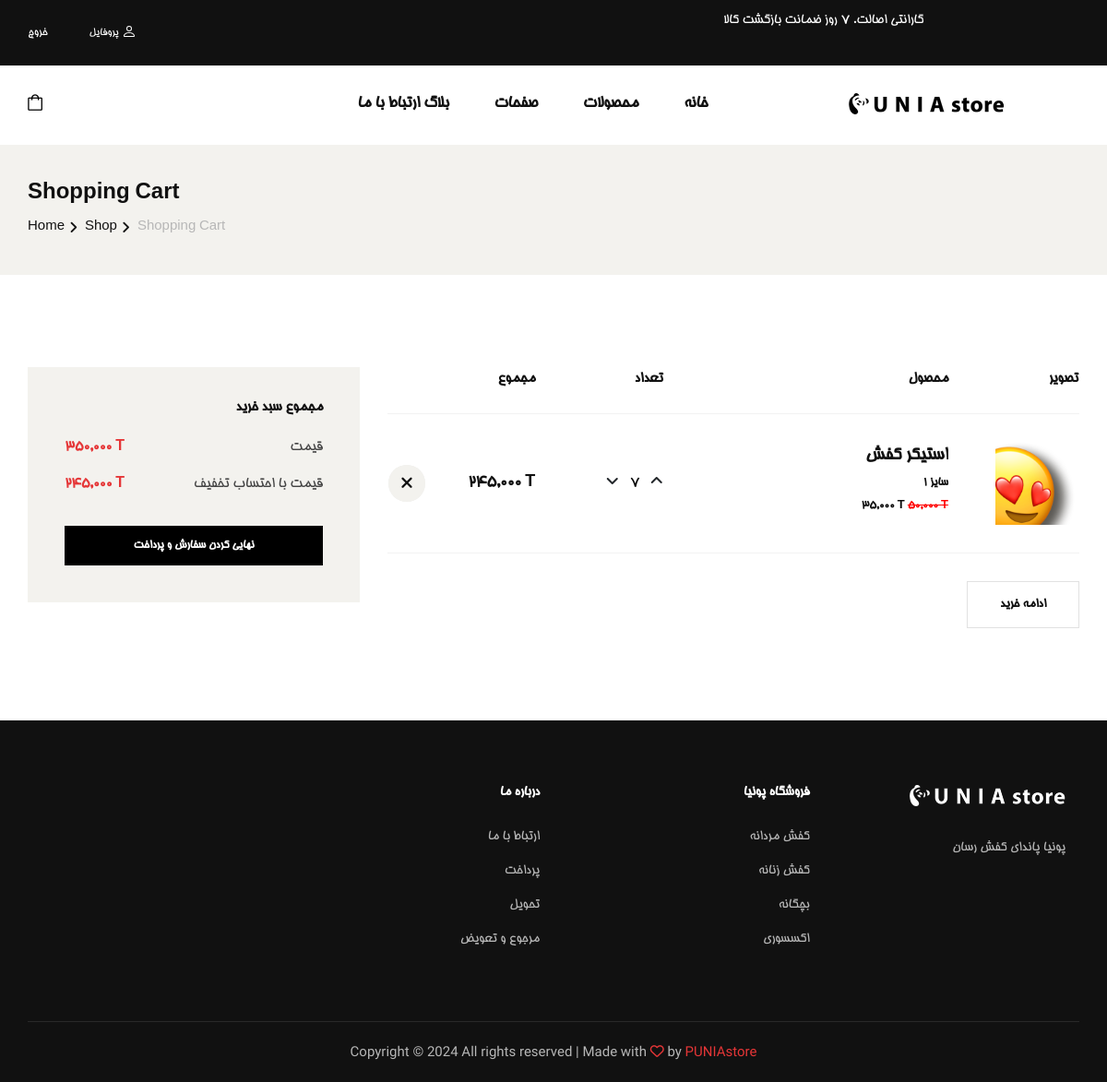
The page /shoppingcart (signed in) on the database as committed earlier.
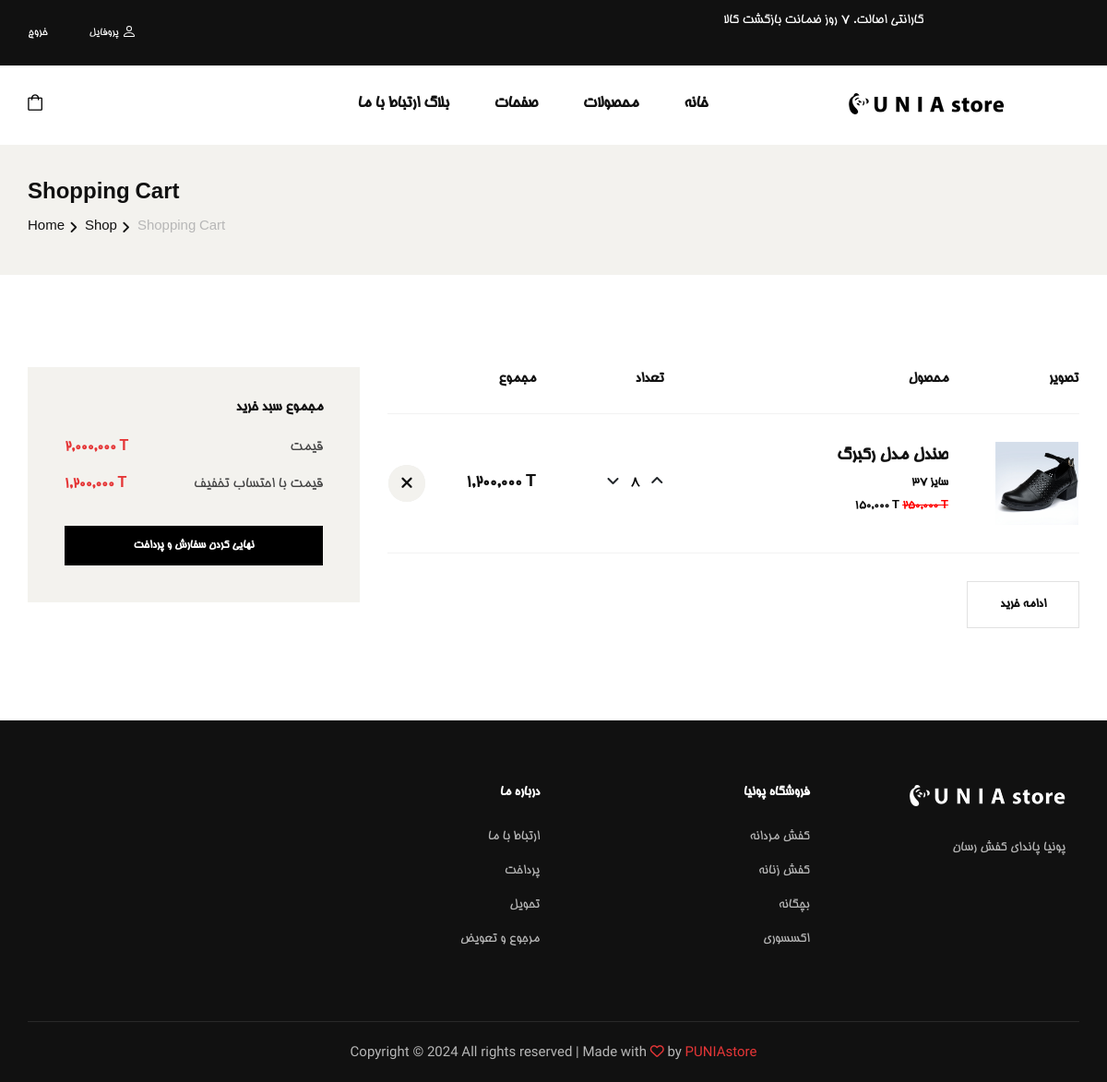
The same page on the database as committed later.
### shop/models.py (models this page shows, shortened)
class CartItem(models.Model):
    shopCart = models.ForeignKey(ShopCart, on_delete=models.CASCADE)
    variantProduct = models.ForeignKey(
        VariantProduct, on_delete=models.CASCADE, null=True, blank=True)
    quantity = models.IntegerField(default=0, blank=True, null=True)
    createDate = models.DateField(null=True)

class VariantProduct(models.Model):
    product = models.ForeignKey(Product, on_delete=models.CASCADE)
    quantity = models.IntegerField(default=0)
    dkpc = models.CharField(unique=True, max_length=12, null=True, blank=True)
    size = models.IntegerField()
    mainPrice = models.IntegerField()
    discountPrice = models.IntegerField(null=True, blank=True)

class Product(models.Model):
    name = models.CharField(max_length=50)
    desciption = models.TextField(max_length=300, null=True, blank=True)
    category = models.ManyToManyField(Category)
    dkp = models.CharField(unique=True, max_length=12, null=True, blank=True)
    createDate = models.DateField(null=True)
    averageRating = models.FloatField(null=True, blank=True , default=0.0)
    ratingCount = models.IntegerField(null=True, blank=True , default=0)
    cover = models.ImageField(
        upload_to='images/', default=None, blank=True, null=True)

### shop/views.py (the view)
# urls.py: path('shoppingcart', views.shoppingcart, name='shoppingcart'),
def shoppingcart(request):
    shopcart = ShopCart.objects.get(user=request.user)
    cartitems = CartItem.objects.filter(shopCart=shopcart)
    totalmain = 0
    totaldiscount = 0
    for item in cartitems:
        totalmain = totalmain+(item.variantProduct.mainPrice*item.quantity)
        totaldiscount = totaldiscount + \
            (item.variantProduct.discountPrice*item.quantity)
    context = {'cartitems': cartitems, 'totalmain': totalmain,
               'totaldiscount': totaldiscount}
    return render(request, 'shop/shoppingcart.html', context)

### shop/templates/shop/shoppingcart.html (shortened to what this page needs)
{% extends 'base.html' %}
{%load mathfilters %}
{% load humanize %}
{% block content %}
<section class="breadcrumb-option">
    <div class="container">
        <div class="row">
            <div class="col-lg-12">
                <div class="breadcrumb__text">
                    <h4>Shopping Cart</h4>
                    <div class="breadcrumb__links">
                        <a href={%url 'home' %}>Home</a>
                        <a href={%url 'shop' %}>Shop</a>
                        <span>Shopping Cart</span>
                    </div>
                </div>
            </div>
        </div>
    </div>
</section>
<section class="shopping-cart spad" style="direction:rtl;text-align: right;">
    <div class="container">
        <div class="row">
            <div class="col-lg-8">
                <div class="shopping__cart__table">
                    <table>
                        <thead>
                            <tr>
                                <th>تصویر</th>
                                <th>محصول</th>
                                <th>تعداد</th>
                                <th>مجموع</th>
                                <th></th>
                            </tr>
                        </thead>
                        <tbody>
                            {%for item in cartitems%}
                            <tr>
                                <td calss="product__cart__item" style="padding-left: 50px;" >
                                    <div class="product__cart__item__pic" style="  height: 90px;width: 90px;">
                                        <img src={{item.variantProduct.product.cover.url}} alt="">
                                    </div>
                                </td>
                                <td class="product__cart__item">
                                    <div class="product__cart__item__text">
                                        <h6>{{item.variantProduct.product.name}}</h6>
                                        <h5 style="pad">سایز {{item.variantProduct.size}}</h5>
                                        <h5 style="direction:ltr">
                                            {{item.variantProduct.discountPrice| intcomma}}  T
                                            <span style="color:#ff0000;text-decoration-line:line-through;">
                                                {{item.variantProduct.mainPrice| intcomma}} T
                                            </span>
                                        </h5>
                                    </div>
                                </td>
                                <td class="quantity__item">
                                    <form id="editform" method="POST" action="{% url 'edit_cart' %}">
                                            <div class="pro-qty-2">
                                                <input type="text" name="quantity" id="{{item.id}}" value="{{item.quantity}}" style="border: white;width: 26px;text-align: center;">
                                            </div>
                                    </form>
                                </td>
                                <td class="cart__price" style="direction:ltr;">
                                    {{item.quantity| mul:item.variantProduct.discountPrice| intcomma}} T
                                </td>
                                <td class="cart__close">
                                        <form method="POST" action={% url 'remove_from_cart' %}>
                                            <button style="border-radius: 100%;padding:0;border:0">
                                                <i class="fa fa-close"></i>
                                            </button>
                                        </form>
                                </td>
                            </tr>
                            {%endfor%}
                        </tbody>
                    </table>
                </div>
                <div class="row">
                    <div class="col-lg-6 col-md-6 col-sm-6">
                        <div class="continue__btn">
                            <a href={%url 'shop'%}>ادامه خرید</a>
                        </div>
                    </div>
                    <div class="col-lg-6 col-md-6 col-sm-6">
                    </div>
                </div>
            </div>
            <div class="col-lg-4">
                <div class="cart__total">
                    <h6> <strong>مجموع سبد خرید</strong></h6>
                    <ul>
                        <li style="direction: ltr;">قیمت <span>{{totalmain|intcomma}} T</span></li>
                        <li style="direction: ltr;">قیمت با احتساب تخفیف <span>{{totaldiscount|intcomma}} T</span></li>
                    </ul>
                    <a href={%url 'order'%} class="primary-btn">نهایی کردن سفارش و پرداخت</a>
                </div>
            </div>
        </div>
    </div>
</section>
{%endblock%}

### templates/base.html (shortened to what this page needs)
<!DOCTYPE html>
<html lang="zxx">
  <head>
    {% load static %}
    {%load mathfilters %}
    <link rel="stylesheet" href="{% static  '/css/fonts.css' %}">
      <link rel="stylesheet" href="{% static '/css/custombtn.css' %}" type="text/css" />
      <link rel="stylesheet" href="{% static '/css/bootstrap.min.css' %}" type="text/css" />
      <link rel="stylesheet" href="{% static '/css/font-awesome.min.css' %}" type="text/css" />
      <link rel="stylesheet" href="{% static '/css/elegant-icons.css' %}" type="text/css" />
      <link rel="stylesheet" href="{% static '/css/magnific-popup.css' %}" type="text/css" />
      <link rel="stylesheet" href="{% static '/css/nice-select.css' %}" type="text/css" />
      <link rel="stylesheet" href="{% static '/css/owl.carousel.min.css' %}" type="text/css" />
      <link rel="stylesheet" href="{% static '/css/slicknav.min.css' %}" type="text/css" />
      <link rel="stylesheet" href="{% static '/css/style.css' %}" type="text/css" />
  </head>
  <body class>
    <header class="header"style="direction:rtl;text-align:right;">
      <div class="header__top">
        <div class="container">
          <div class="row">
            <div class="col-lg-6 col-md-7">
              <div class="header__top__left">
                <p style="font-family: inherit;" >گارانتی اصالت. 7 روز ضمانت بازگشت کالا</p>
              </div>
            </div>
            <div class="col-lg-6 col-md-5"style="direction:rtl;text-align:left;">
              <div style="direction:ltr;text-align:left;" class="header__top__right">
                {%if user.is_authenticated %}
                <div class="header__top__links">
                  <a href={%url 'logout' %}>خروج</a>
                </div>
                <div style="direction: rtl;text-align: right;"  class="dropdown">
                  <button class="dropbtn">
                    پروفایل</button>
              </div>
                {%endif%}
              </div>
            </div>
          </div>
        </div>
      </div>
      <div class="container">
        <div class="row">
          <div class="col-lg-3 col-md-3">
            <div class="header__logo"  style="text-align:left;">
              <a href={%url 'home'%}><img src="{% static '/img/logo.png' %}" alt="" /></a>
            </div>
          </div>
          <div class="col-lg-6 col-md-6">
            <nav class="header__menu mobile-menu">
              <ul>
                <li><a href={% url 'home'%}>خانه</a></li>
                <li><a href={%url 'shop'%}>محصولات</a></li>
                <li>
                  <a href="#">صفحات</a>
                </li>
                <li><a href={% static './blog.html' %}>بلاگ</a></li>
                <li><a href={% static './contact.html' %}>ارتباط با ما</a></li>
              </ul>
            </nav>
          </div>
          <div class="col-lg-3 col-md-3" >
            <div class="header__nav__option" style="direction:ltr;text-align:left;">
              <a href={% url 'shoppingcart' %}><img src={% static '/img/icon/cart.png' %} alt="" /> </a>
            </div>
          </div>
        </div>
      </div>
    </header>
    {% block content %} {% endblock %}
    <footer class="footer">
      <div class="container">
        <div class="row" style="direction: rtl;text-align: right;">
          <div class="col-lg-3 col-md-6 col-sm-6">
            <div class="footer__about">
              <div class="footer__logo">
                <a href={%url 'home'%}><img src="{% static '/img/footer-logo.png' %}" alt="" /></a>
              </div>
              <p style="font-family: Bhoma, Arial, Helvetica, sans-serif;text-align: right;margin-right: 15px;">
              پونیا پاندای کفش رسان
              </p>
            </div>
          </div>
          <div class="col-lg-2 offset-lg-1 col-md-3 col-sm-6">
            <div class="footer__widget">
              <h6>فروشگاه پونیا</h6>
              <ul>
                <li><a href="#">کفش مردانه</a></li>
                <li><a href="#">کفش زنانه</a></li>
                <li><a href="#">بچگانه</a></li>
                <li><a href="#">اکسسوری</a></li>
              </ul>
            </div>
          </div>
          <div class="col-lg-2 col-md-3 col-sm-6">
            <div class="footer__widget">
              <h6>درباره ما</h6>
              <ul>
                <li><a href="#">ارتباط با ما</a></li>
                <li><a href="#">پرداخت</a></li>
                <li><a href="#">تحویل</a></li>
                <li><a href="#">مرجوع و تعویض</a></li>
              </ul>
            </div>
          </div>
        </div>
        <div class="row">
          <div class="col-lg-12 text-center">
            <div class="footer__copyright__text">
              <p>
                Copyright ©
                All rights reserved | Made with
                <i class="fa fa-heart-o" aria-hidden="true"></i> by
                <a href="https://puniastore.ir" target="_blank">PUNIAstore</a>
              </p>
            </div>
          </div>
        </div>
      </div>
    </footer>
  </body>
</html>

### onlineshop/static/css/custombtn.css (style rules this page uses)
p { font-family: 'Lato', sans-serif; font-weight: 300; text-align: center; font-size: 18px; color: #676767; }
button { margin: 20px; }

Rows that differ between the two databases and show on the page:
removed CartItem: variantProduct.product.cover (picture), variantProduct.product.name "استیکر کفش", variantProduct.size "1", variantProduct.discountPrice "35,000", variantProduct.mainPrice "50,000", quantity "7", quantity|mul "245,000"
added CartItem: variantProduct.product.cover (picture), variantProduct.product.name "صندل مدل رکبرگ", variantProduct.size "37", variantProduct.discountPrice "150,000", variantProduct.mainPrice "250,000", quantity "8", quantity|mul "1,200,000"
Other text that changed with them:
{{ totalmain|intcomma }}: "350,000" → "2,000,000"
{{ totaldiscount|intcomma }}: "245,000" → "1,200,000"
